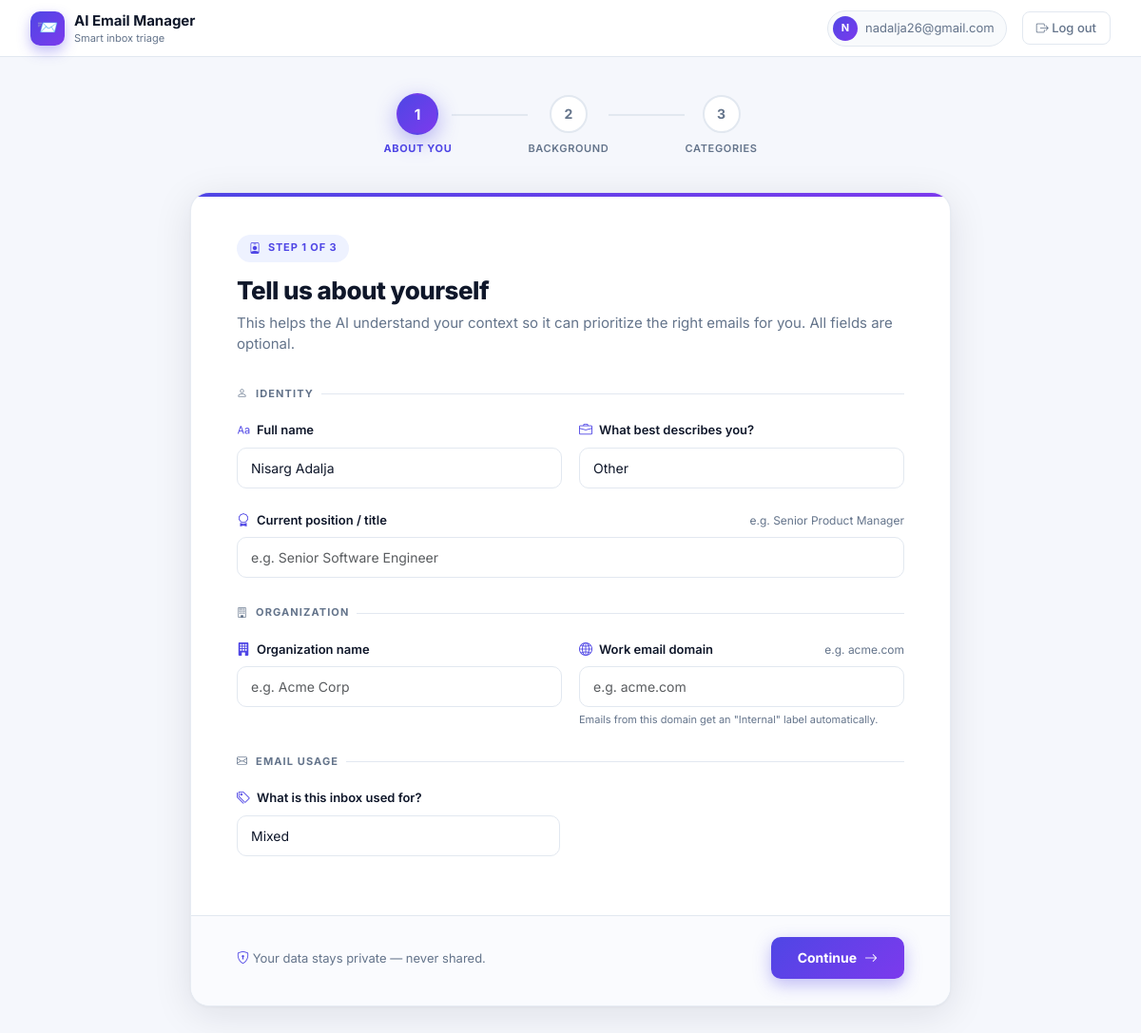
The app's page /accounts/onboarding/step1/ (signed in) with its own data.
### accounts/models.py (models this page shows, shortened)
class UserProfile(models.Model):
    ROLE_CHOICES = [
        ("student","Student"),("job_seeker","Job Seeker"),
        ("working_pro","Working Professional"),("hr","HR / Recruiter"),
        ("manager","Manager / Leadership"),("freelancer","Freelancer / Consultant"),
        ("sales","Sales"),("support","Customer Support"),
        ("entrepreneur","Entrepreneur / Founder"),("other","Other"),
    ]
    EMAIL_TYPE_CHOICES = [("personal","Personal"),("work","Work"),("mixed","Mixed")]
    user                 = models.OneToOneField(User, on_delete=models.CASCADE, related_name="profile")
    full_name            = models.CharField(max_length=200, blank=True)
    current_role         = models.CharField(max_length=32, choices=ROLE_CHOICES, default="other")
    current_position     = models.CharField(max_length=200, blank=True)
    current_organization = models.CharField(max_length=200, blank=True)
    org_domain           = models.CharField(max_length=120, blank=True)
    education            = models.TextField(blank=True)
    experience           = models.TextField(blank=True)
    skills_interests     = models.TextField(blank=True)
    target_roles         = models.TextField(blank=True)
    industries           = models.TextField(blank=True)
    location             = models.CharField(max_length=200, blank=True)
    email_type           = models.CharField(max_length=16, choices=EMAIL_TYPE_CHOICES, default="mixed")
    additional_context   = models.TextField(blank=True)
    onboarded            = models.BooleanField(default=False)
    onboarding_step      = models.IntegerField(default=1)
    live_classification  = models.BooleanField(default=False)
    blocked_senders      = models.TextField(blank=True)
    updated_at           = models.DateTimeField(auto_now=True)

### accounts/views.py (the view)
# urls.py: path("onboarding/step1/", views.onboarding_step1, name="onboarding_step1"),
@login_required
def onboarding_step1(request):
    profile = _ensure_profile(request)
    if request.method == "POST":
        form = ProfileStep1Form(request.POST, instance=profile)
        if form.is_valid():
            form.save()
            profile.onboarding_step = 2
            profile.save(update_fields=["onboarding_step"])
            return redirect("onboarding_step2")
    else:
        form = ProfileStep1Form(instance=profile)
    return render(request, "onboarding_step1.html", {"form": form, "step": 1})

### accounts/forms.py
class ProfileStep1Form(forms.ModelForm):
    class Meta:
        model = UserProfile
        fields = ["full_name", "current_role", "current_position",
                  "current_organization", "org_domain", "email_type"]
        widgets = {
            "full_name":            forms.TextInput(attrs={"class": "form-control ob-input", "placeholder": "e.g. Jane Smith"}),
            "current_role":         forms.Select(attrs={"class": "form-select ob-input"}),
            "current_position":     forms.TextInput(attrs={"class": "form-control ob-input", "placeholder": "e.g. Senior Software Engineer"}),
            "current_organization": forms.TextInput(attrs={"class": "form-control ob-input", "placeholder": "e.g. Acme Corp"}),
            "org_domain":           forms.TextInput(attrs={"class": "form-control ob-input", "placeholder": "e.g. acme.com"}),
            "email_type":           forms.Select(attrs={"class": "form-select ob-input"}),
        }

### accounts/context_processors.py (called while the page is built)
def active_job(request):
    if not request.user.is_authenticated:
        return {}
    job = (ClassificationJob.objects
           .filter(user=request.user, status__in=["pending", "running"])
           .order_by("-id").first())
    return {"global_active_job": job}

### accounts/views.py (called while the page is built)
def _ensure_profile(request):
    profile, _ = UserProfile.objects.get_or_create(
        user=request.user, defaults={"full_name": request.user.get_full_name()},
    )
    return profile

### templates/onboarding_step1.html (shortened to what this page needs)
{% extends "onboarding_base.html" %}
{% block s1_class %}active{% endblock %}
{% block s1_icon %}1{% endblock %}
{% block s2_icon %}2{% endblock %}
{% block s3_icon %}3{% endblock %}
{% block ob_content %}
<form method="post" novalidate>{% csrf_token %}
  <div class="ob-card-body">
    <div class="ob-card-header">
      <div class="ob-card-step-badge"><i class="bi bi-person-badge"></i>Step 1 of 3</div>
      <h1 class="ob-card-title">Tell us about yourself</h1>
      <p class="ob-card-sub">This helps the AI understand your context so it can prioritize the right emails for you. All fields are optional.</p>
    </div>
    <div class="ob-section-title"><i class="bi bi-person"></i> Identity</div>
    <div class="ob-field-grid">
      <div class="ob-field">
        <label class="ob-label"><i class="bi bi-type"></i> Full name</label>
        {{ form.full_name }}
      </div>
      <div class="ob-field">
        <label class="ob-label"><i class="bi bi-briefcase"></i> What best describes you?</label>
        {{ form.current_role }}
      </div>
    </div>
    <div class="ob-field">
      <label class="ob-label"><i class="bi bi-award"></i> Current position / title <span class="ob-hint">e.g. Senior Product Manager</span></label>
      {{ form.current_position }}
    </div>
    <div class="ob-section-title" style="margin-top:28px"><i class="bi bi-building"></i> Organization</div>
    <div class="ob-field-grid">
      <div class="ob-field">
        <label class="ob-label"><i class="bi bi-building-fill"></i> Organization name</label>
        {{ form.current_organization }}
      </div>
      <div class="ob-field">
        <label class="ob-label"><i class="bi bi-globe2"></i> Work email domain <span class="ob-hint">e.g. acme.com</span></label>
        {{ form.org_domain }}
        <div style="font-size:11px;color:var(--muted);margin-top:5px">Emails from this domain get an "Internal" label automatically.</div>
      </div>
    </div>
    <div class="ob-section-title" style="margin-top:4px"><i class="bi bi-envelope"></i> Email usage</div>
    <div class="ob-field" style="max-width:340px">
      <label class="ob-label"><i class="bi bi-tags"></i> What is this inbox used for?</label>
      {{ form.email_type }}
    </div>
  </div>
  <div class="ob-card-footer">
    <div style="font-size:13px;color:var(--muted)">
      <i class="bi bi-shield-lock" style="color:var(--primary)"></i> Your data stays private — never shared.
    </div>
    <button type="submit" class="ob-btn-next">
      Continue <i class="bi bi-arrow-right"></i>
    </button>
  </div>
</form>
{% endblock %}

### templates/onboarding_base.html (shortened to what this page needs)
{% load static %}
<!doctype html>
<html lang="en">
<head>
<link href="https://cdn.jsdelivr.net/npm/bootstrap@5.3.3/dist/css/bootstrap.min.css" rel="stylesheet">
<link href="https://cdn.jsdelivr.net/npm/bootstrap-icons@1.11.3/font/bootstrap-icons.css" rel="stylesheet">
</head>
<body>
<header class="ob-topbar">
  <a class="ob-brand" href="#">
    <div class="ob-brand-icon">📨</div>
    <div>
      <div class="ob-brand-name">AI Email Manager</div>
      <div class="ob-brand-sub">Smart inbox triage</div>
    </div>
  </a>
  <div class="ob-topbar-right">
    <div class="ob-user-pill">
      <div class="ob-user-avatar">{{ user.email|slice:":1"|upper }}</div>
      <span class="d-none d-sm-inline">{{ user.email }}</span>
    </div>
    <a href="{% url 'logout' %}" class="ob-logout"><i class="bi bi-box-arrow-right"></i> Log out</a>
  </div>
</header>
<div class="ob-page">
  <div class="ob-stepper">
    <div class="ob-step {% block s1_class %}{% endblock %}">
      <div class="ob-step-circle">{% block s1_icon %}1{% endblock %}</div>
      <div class="ob-step-label">About You</div>
    </div>
    <div class="ob-step-line {% block l1_class %}{% endblock %}"></div>
    <div class="ob-step {% block s2_class %}{% endblock %}">
      <div class="ob-step-circle">{% block s2_icon %}2{% endblock %}</div>
      <div class="ob-step-label">Background</div>
    </div>
    <div class="ob-step-line {% block l2_class %}{% endblock %}"></div>
    <div class="ob-step {% block s3_class %}{% endblock %}">
      <div class="ob-step-circle">{% block s3_icon %}3{% endblock %}</div>
      <div class="ob-step-label">Categories</div>
    </div>
  </div>
  <div class="ob-card">
    <div class="ob-card-stripe"></div>
    {% block ob_content %}{% endblock %}
  </div>
</div>
</body>
</html>

### records on screen
UserProfile: full_name "Nisarg Adalja", current_role "Other", email_type "Mixed"

### other values on screen
{{ user.email|slice:":1"|upper }} "N"
{{ user.email }} "nadalja26@gmail.com"
